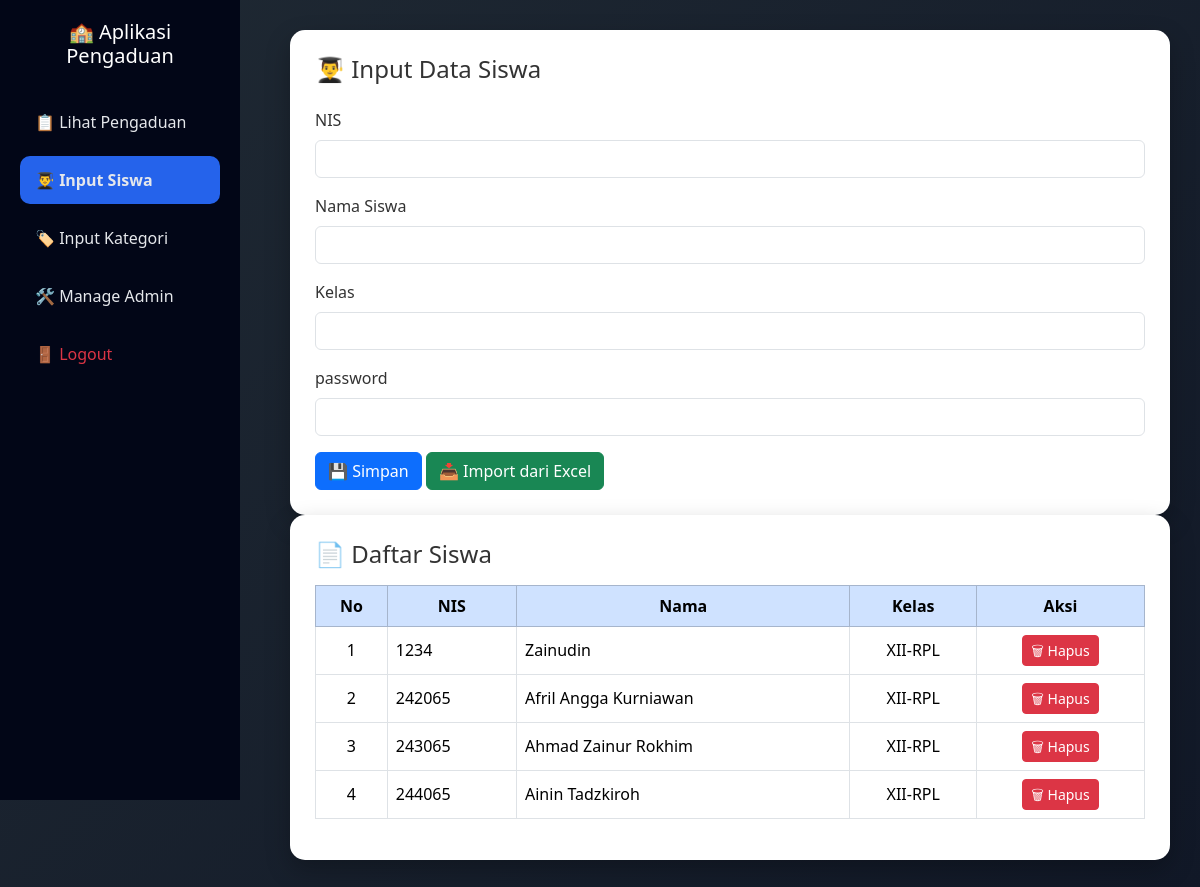
/input_siswa.php, run on an earlier commit of the app's database.
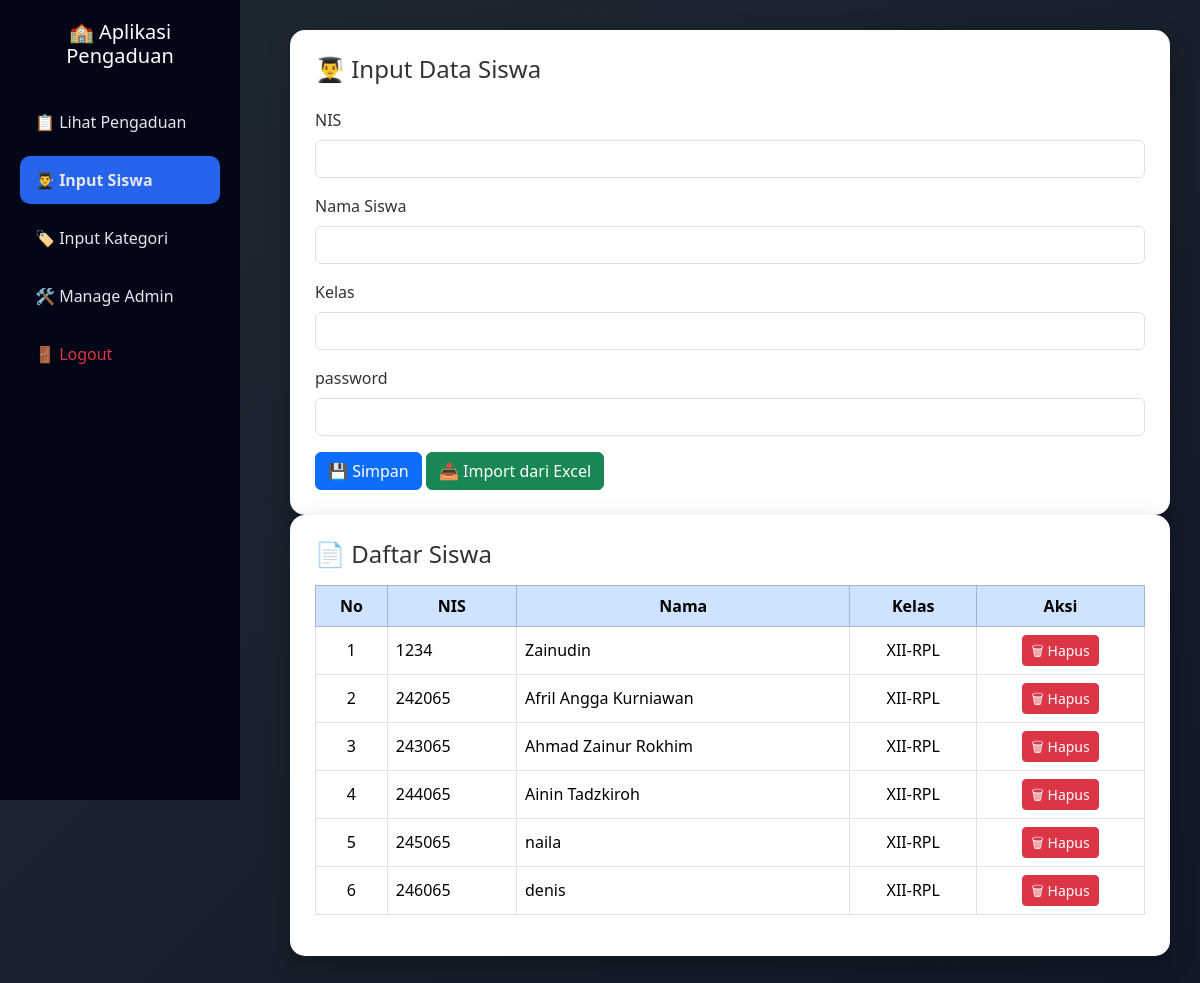
And on a later commit of the database.
### tables this page shows
CREATE TABLE `siswa` (
  `nis` int NOT NULL,
  `password` varchar(255) NOT NULL,
  `nama` varchar(100) NOT NULL,
  `kelas` varchar(10) DEFAULT NULL
);

### input_siswa.php (the view, shortened to what this page needs)
<?php
include 'config/koneksi.php';
?>
<!doctype html>
<html lang="id">
<head>
<link href="https://cdn.jsdelivr.net/npm/bootstrap@5.3.2/dist/css/bootstrap.min.css" rel="stylesheet">
</head>
<body>
<div class="sidebar">
    <h5>🏫 Aplikasi Pengaduan</h5>
    <a href="dashboard_admin.php">📋 Lihat Pengaduan</a>
    <a href="input_siswa.php" class="active">👨‍🎓 Input Siswa</a>
    <a href="input_kategori.php">🏷️ Input Kategori</a>
    <a href="manage_admin.php">🛠️ Manage Admin</a>
    <a href="logout.php" class="text-danger">🚪 Logout</a>
</div>
<div class="content">
    <div class="card-custom">
        <h4 class="mb-4">👨‍🎓 Input Data Siswa</h4>
        <form action="admin_input_siswa.php" method="POST">
            <div class="mb-3">
                <label class="form-label">NIS</label>
                <input type="text" name="nis" class="form-control" required>
            </div>
            <div class="mb-3">
                <label class="form-label">Nama Siswa</label>
                <input type="text" name="nama" class="form-control" required>
            </div>
            <div class="mb-3">
                <label class="form-label">Kelas</label>
                <input type="text" name="kelas" class="form-control" required>
            </div>
            <div class="mb-3">
                <label class="form-label">password</label>
                <input type="password" name="password" class="form-control" required>
            </div>
            <button class="btn btn-primary">💾 Simpan</button>
            <a href="import_siswa_excel.php" class="btn btn-success">
                📥 Import dari Excel</a>
        </form>
    </div>
    <div class="card-custom">
        <h4 class="mb-3">📄 Daftar Siswa</h4>
        <div class="table-responsive">
        <table class="table table-bordered table-hover align-middle">
            <thead class="table-primary text-center">
                <tr>
                    <th>No</th>
                    <th>NIS</th>
                    <th>Nama</th>
                    <th>Kelas</th>
                    <th>Aksi</th>
                </tr>
            </thead>
            <tbody>
            <?php
            $no = 1;
            $q = mysqli_query($conn, "SELECT * FROM siswa");
            while($d = mysqli_fetch_assoc($q)){
                echo "<tr>
                    <td class='text-center'>$no</td>
                    <td>{$d['nis']}</td>
                    <td>{$d['nama']}</td>
                    <td class='text-center'>{$d['kelas']}</td>
                    <td class='text-center'>
                        <a href='hapus_siswa.php?nis={$d['nis']}'
                           class='btn btn-danger btn-sm'
                           onclick=\"return confirm('Yakin hapus siswa ini?')\">
                           🗑 Hapus
                        </a>
                    </td>
                </tr>";
                $no++;
            }
            ?>
            </tbody>
        </table>
        </div>
    </div>
</div>
</body>
</html>

What changed in the data, as far as the page shows it:
added siswa: nis "245065", nama "naila", kelas "XII-RPL"
added siswa: nis "246065", nama "denis", kelas "XII-RPL"
